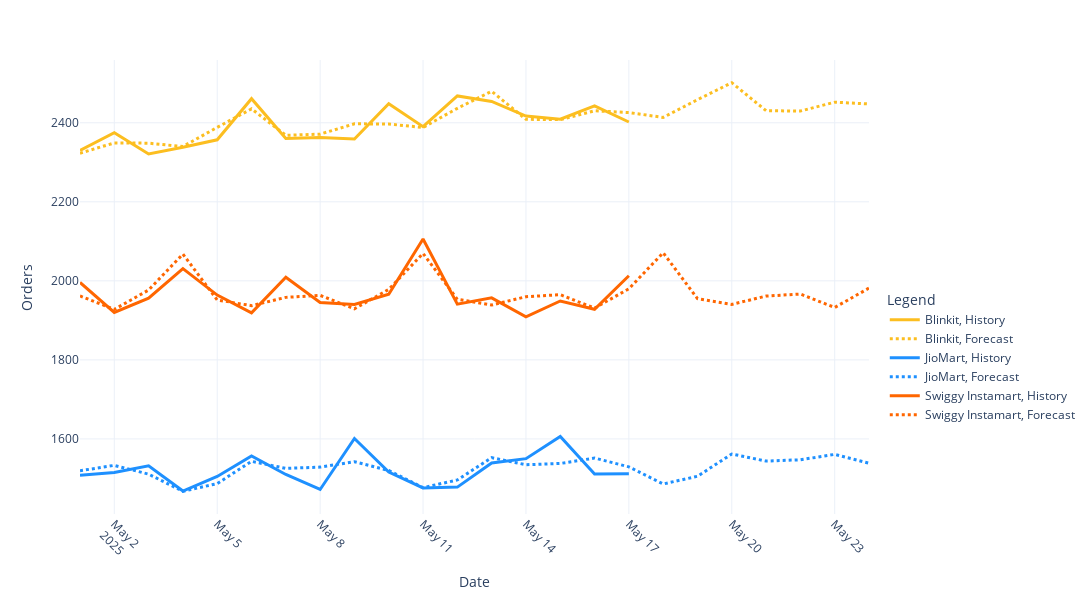

The cell this chart's notebook holds for it:
### Code cell
import pandas as pd
from prophet import Prophet
import plotly.express as px

# Ensure datetime type
df['order_datetime'] = pd.to_datetime(df['order_datetime'])

# Count daily orders per platform
daily_orders = (
    df.groupby(['platform_name', df['order_datetime'].dt.date])['order_id']
    .count()
    .reset_index()
)
daily_orders.columns = ['platform_name', 'ds', 'y']  # Prophet needs ds,y

# Store all results
all_results = []

for platform in daily_orders['platform_name'].unique():
    platform_df = daily_orders[daily_orders['platform_name'] == platform]
    
    # Fill missing dates
    platform_df = platform_df.set_index('ds').asfreq('D', fill_value=0).reset_index()
    
    # Prophet model
    model = Prophet()
    model.fit(platform_df[['ds', 'y']])
    
    # Future (7 days ahead)
    future = model.make_future_dataframe(periods=7)
    forecast = model.predict(future)
    
    # Historical data
    hist_df = platform_df.copy()
    hist_df['Type'] = "History"
    hist_df['platform_name'] = platform
    
    # Forecast data
    forecast_df = forecast[['ds', 'yhat']].copy()
    forecast_df.rename(columns={'yhat': 'y'}, inplace=True)
    forecast_df['Type'] = "Forecast"
    forecast_df['platform_name'] = platform
    
    # Append both
    all_results.append(hist_df[['ds', 'y', 'platform_name', 'Type']])
    all_results.append(forecast_df[['ds', 'y', 'platform_name', 'Type']])

# Combine all
final_df = pd.concat(all_results, ignore_index=True)

# --- Plotly Express interactive chart ---
fig = px.line(
    final_df,
    x="ds",
    y="y",
    color="platform_name",
    line_dash="Type",   # solid = history, dashed = forecast
    labels={"ds": "Date", "y": "Orders", "platform_name": "Platform"},
    color_discrete_map={
        "Blinkit": "#FCBE20",        # Golden Yellow
        "Swiggy Instamart": "#FF6600",  # Tangerine Orange
        "JioMart": "#1E90FF"         # Dodger Blue
    }
)

# --- Styling ---
fig.update_traces(line=dict(width=3))  # thicker lines
fig.update_layout(
    template="plotly_white",
    legend=dict(
        title="Legend",
        orientation="v",
        x=1.02, y=0.5,
        xanchor="left", yanchor="top",
        bgcolor="rgba(255,255,255,0.6)"
    ),
    title=dict(font=dict(size=18, family="Arial Black")),
    xaxis=dict(title_font=dict(size=14), tickangle=45),
    yaxis=dict(title_font=dict(size=14)),
    width=1100,
    height=600
)

fig.show()

### Figure 1 — Plotly figure (JSON) as saved in the notebook; plotly's stock layout.template omitted (floating-point values rounded to 4 significant figures)
{"data": [{"hovertemplate": "Platform=Blinkit<br>Type=History<br>Date=%{x}<br>Orders=%{y}<extra></extra>", "legendgroup": "Blinkit, History", "line": {"color": "#FCBE20", "dash": "solid", "width": 3}, "marker": {"symbol": "circle"}, "mode": "lines", "name": "Blinkit, History", "orientation": "v", "showlegend": true, "type": "scatter", "x": ["2025-05-01T00:00:00.000000000", "2025-05-02T00:00:00.000000000", "2025-05-03T00:00:00.000000000", "2025-05-04T00:00:00.000000000", "2025-05-05T00:00:00.000000000", "2025-05-06T00:00:00.000000000", "2025-05-07T00:00:00.000000000", "2025-05-08T00:00:00.000000000", "2025-05-09T00:00:00.000000000", "2025-05-10T00:00:00.000000000", "2025-05-11T00:00:00.000000000", "2025-05-12T00:00:00.000000000", "2025-05-13T00:00:00.000000000", "2025-05-14T00:00:00.000000000", "2025-05-15T00:00:00.000000000", "2025-05-16T00:00:00.000000000", "2025-05-17T00:00:00.000000000"], "xaxis": "x", "y": [2330.0, 2375.0, 2321.0, 2338.0, 2357.0, 2461.0, 2360.0, 2363.0, 2359.0, 2448.0, 2390.0, 2468.0, 2454.0, 2417.0, 2409.0, 2443.0, 2402.0], "yaxis": "y"}, {"hovertemplate": "Platform=Blinkit<br>Type=Forecast<br>Date=%{x}<br>Orders=%{y}<extra></extra>", "legendgroup": "Blinkit, Forecast", "line": {"color": "#FCBE20", "dash": "dot", "width": 3}, "marker": {"symbol": "circle"}, "mode": "lines", "name": "Blinkit, Forecast", "orientation": "v", "showlegend": true, "type": "scatter", "x": ["2025-05-01T00:00:00.000000000", "2025-05-02T00:00:00.000000000", "2025-05-03T00:00:00.000000000", "2025-05-04T00:00:00.000000000", "2025-05-05T00:00:00.000000000", "2025-05-06T00:00:00.000000000", "2025-05-07T00:00:00.000000000", "2025-05-08T00:00:00.000000000", "2025-05-09T00:00:00.000000000", "2025-05-10T00:00:00.000000000", "2025-05-11T00:00:00.000000000", "2025-05-12T00:00:00.000000000", "2025-05-13T00:00:00.000000000", "2025-05-14T00:00:00.000000000", "2025-05-15T00:00:00.000000000", "2025-05-16T00:00:00.000000000", "2025-05-17T00:00:00.000000000", "2025-05-18T00:00:00.000000000", "2025-05-19T00:00:00.000000000", "2025-05-20T00:00:00.000000000", "2025-05-21T00:00:00.000000000", "2025-05-22T00:00:00.000000000", "2025-05-23T00:00:00.000000000", "2025-05-24T00:00:00.000000000"], "xaxis": "x", "y": [2323.0, 2349.0, 2348.0, 2340.0, 2388.0, 2435.0, 2368.0, 2371.0, 2397.0, 2397.0, 2388.0, 2437.0, 2480.0, 2409.0, 2408.0, 2430.0, 2426.0, 2414.0, 2458.0, 2501.0, 2431.0, 2430.0, 2452.0, 2448.0], "yaxis": "y"}, {"hovertemplate": "Platform=JioMart<br>Type=History<br>Date=%{x}<br>Orders=%{y}<extra></extra>", "legendgroup": "JioMart, History", "line": {"color": "#1E90FF", "dash": "solid", "width": 3}, "marker": {"symbol": "circle"}, "mode": "lines", "name": "JioMart, History", "orientation": "v", "showlegend": true, "type": "scatter", "x": ["2025-05-01T00:00:00.000000000", "2025-05-02T00:00:00.000000000", "2025-05-03T00:00:00.000000000", "2025-05-04T00:00:00.000000000", "2025-05-05T00:00:00.000000000", "2025-05-06T00:00:00.000000000", "2025-05-07T00:00:00.000000000", "2025-05-08T00:00:00.000000000", "2025-05-09T00:00:00.000000000", "2025-05-10T00:00:00.000000000", "2025-05-11T00:00:00.000000000", "2025-05-12T00:00:00.000000000", "2025-05-13T00:00:00.000000000", "2025-05-14T00:00:00.000000000", "2025-05-15T00:00:00.000000000", "2025-05-16T00:00:00.000000000", "2025-05-17T00:00:00.000000000"], "xaxis": "x", "y": [1508.0, 1515.0, 1532.0, 1468.0, 1505.0, 1557.0, 1510.0, 1472.0, 1601.0, 1516.0, 1476.0, 1478.0, 1539.0, 1550.0, 1606.0, 1511.0, 1512.0], "yaxis": "y"}, {"hovertemplate": "Platform=JioMart<br>Type=Forecast<br>Date=%{x}<br>Orders=%{y}<extra></extra>", "legendgroup": "JioMart, Forecast", "line": {"color": "#1E90FF", "dash": "dot", "width": 3}, "marker": {"symbol": "circle"}, "mode": "lines", "name": "JioMart, Forecast", "orientation": "v", "showlegend": true, "type": "scatter", "x": ["2025-05-01T00:00:00.000000000", "2025-05-02T00:00:00.000000000", "2025-05-03T00:00:00.000000000", "2025-05-04T00:00:00.000000000", "2025-05-05T00:00:00.000000000", "2025-05-06T00:00:00.000000000", "2025-05-07T00:00:00.000000000", "2025-05-08T00:00:00.000000000", "2025-05-09T00:00:00.000000000", "2025-05-10T00:00:00.000000000", "2025-05-11T00:00:00.000000000", "2025-05-12T00:00:00.000000000", "2025-05-13T00:00:00.000000000", "2025-05-14T00:00:00.000000000", "2025-05-15T00:00:00.000000000", "2025-05-16T00:00:00.000000000", "2025-05-17T00:00:00.000000000", "2025-05-18T00:00:00.000000000", "2025-05-19T00:00:00.000000000", "2025-05-20T00:00:00.000000000", "2025-05-21T00:00:00.000000000", "2025-05-22T00:00:00.000000000", "2025-05-23T00:00:00.000000000", "2025-05-24T00:00:00.000000000"], "xaxis": "x", "y": [1519.0, 1533.0, 1511.0, 1467.0, 1487.0, 1543.0, 1525.0, 1529.0, 1542.0, 1520.0, 1477.0, 1496.0, 1553.0, 1535.0, 1538.0, 1552.0, 1529.0, 1486.0, 1505.0, 1562.0, 1544.0, 1547.0, 1561.0, 1539.0], "yaxis": "y"}, {"hovertemplate": "Platform=Swiggy Instamart<br>Type=History<br>Date=%{x}<br>Orders=%{y}<extra></extra>", "legendgroup": "Swiggy Instamart, History", "line": {"color": "#FF6600", "dash": "solid", "width": 3}, "marker": {"symbol": "circle"}, "mode": "lines", "name": "Swiggy Instamart, History", "orientation": "v", "showlegend": true, "type": "scatter", "x": ["2025-05-01T00:00:00.000000000", "2025-05-02T00:00:00.000000000", "2025-05-03T00:00:00.000000000", "2025-05-04T00:00:00.000000000", "2025-05-05T00:00:00.000000000", "2025-05-06T00:00:00.000000000", "2025-05-07T00:00:00.000000000", "2025-05-08T00:00:00.000000000", "2025-05-09T00:00:00.000000000", "2025-05-10T00:00:00.000000000", "2025-05-11T00:00:00.000000000", "2025-05-12T00:00:00.000000000", "2025-05-13T00:00:00.000000000", "2025-05-14T00:00:00.000000000", "2025-05-15T00:00:00.000000000", "2025-05-16T00:00:00.000000000", "2025-05-17T00:00:00.000000000"], "xaxis": "x", "y": [1996.0, 1920.0, 1956.0, 2031.0, 1964.0, 1919.0, 2009.0, 1945.0, 1940.0, 1966.0, 2106.0, 1941.0, 1957.0, 1909.0, 1949.0, 1928.0, 2013.0], "yaxis": "y"}, {"hovertemplate": "Platform=Swiggy Instamart<br>Type=Forecast<br>Date=%{x}<br>Orders=%{y}<extra></extra>", "legendgroup": "Swiggy Instamart, Forecast", "line": {"color": "#FF6600", "dash": "dot", "width": 3}, "marker": {"symbol": "circle"}, "mode": "lines", "name": "Swiggy Instamart, Forecast", "orientation": "v", "showlegend": true, "type": "scatter", "x": ["2025-05-01T00:00:00.000000000", "2025-05-02T00:00:00.000000000", "2025-05-03T00:00:00.000000000", "2025-05-04T00:00:00.000000000", "2025-05-05T00:00:00.000000000", "2025-05-06T00:00:00.000000000", "2025-05-07T00:00:00.000000000", "2025-05-08T00:00:00.000000000", "2025-05-09T00:00:00.000000000", "2025-05-10T00:00:00.000000000", "2025-05-11T00:00:00.000000000", "2025-05-12T00:00:00.000000000", "2025-05-13T00:00:00.000000000", "2025-05-14T00:00:00.000000000", "2025-05-15T00:00:00.000000000", "2025-05-16T00:00:00.000000000", "2025-05-17T00:00:00.000000000", "2025-05-18T00:00:00.000000000", "2025-05-19T00:00:00.000000000", "2025-05-20T00:00:00.000000000", "2025-05-21T00:00:00.000000000", "2025-05-22T00:00:00.000000000", "2025-05-23T00:00:00.000000000", "2025-05-24T00:00:00.000000000"], "xaxis": "x", "y": [1962.0, 1928.0, 1977.0, 2068.0, 1952.0, 1937.0, 1958.0, 1963.0, 1929.0, 1978.0, 2069.0, 1953.0, 1939.0, 1960.0, 1965.0, 1931.0, 1980.0, 2071.0, 1955.0, 1940.0, 1961.0, 1967.0, 1933.0, 1982.0], "yaxis": "y"}], "layout": {"height": 600, "legend": {"bgcolor": "rgba(255,255,255,0.6)", "orientation": "v", "title": {"text": "Legend"}, "tracegroupgap": 0, "x": 1.02, "xanchor": "left", "y": 0.5, "yanchor": "top"}, "margin": {"t": 60}, "title": {"font": {"family": "Arial Black", "size": 18}}, "width": 1100, "xaxis": {"anchor": "y", "domain": [0, 1], "tickangle": 45, "title": {"font": {"size": 14}, "text": "Date"}}, "yaxis": {"anchor": "x", "domain": [0, 1], "title": {"font": {"size": 14}, "text": "Orders"}}}}
